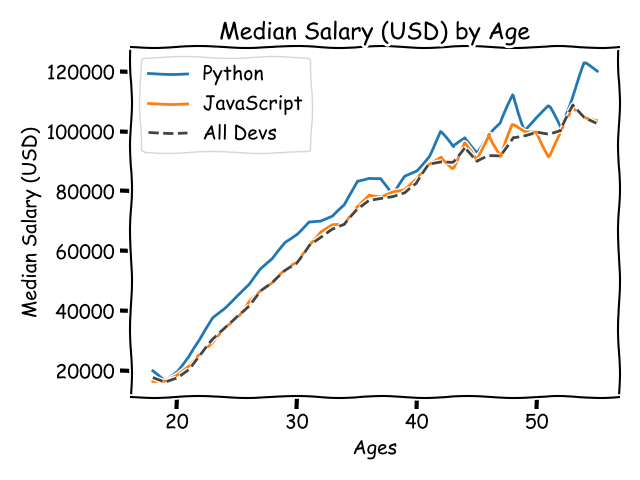

Source code (Python):
from matplotlib import pyplot as plt

plt.xkcd()

ages_x = [18, 19, 20, 21, 22, 23, 24, 25, 26, 27, 28, 29, 30, 31, 32, 33, 34, 35,
          36, 37, 38, 39, 40, 41, 42, 43, 44, 45, 46, 47, 48, 49, 50, 51, 52, 53, 54, 55]

py_dev_y = [20046, 17100, 20000, 24744, 30500, 37732, 41247, 45372, 48876, 53850, 57287, 63016, 65998, 70003, 70000, 71496, 75370, 83640, 84666,
            84392, 78254, 85000, 87038, 91991, 100000, 94796, 97962, 93302, 99240, 102736, 112285, 100771, 104708, 108423, 101407, 112542, 122870, 120000]
plt.plot(ages_x, py_dev_y, label='Python')

js_dev_y = [16446, 16791, 18942, 21780, 25704, 29000, 34372, 37810, 43515, 46823, 49293, 53437, 56373, 62375, 66674, 68745, 68746, 74583, 79000,
            78508, 79996, 80403, 83820, 88833, 91660, 87892, 96243, 90000, 99313, 91660, 102264, 100000, 100000, 91660, 99240, 108000, 105000, 104000]
plt.plot(ages_x, js_dev_y, label='JavaScript')

dev_y = [17784, 16500, 18012, 20628, 25206, 30252, 34368, 38496, 42000, 46752, 49320, 53200, 56000, 62316, 64928, 67317, 68748, 73752, 77232,
         78000, 78508, 79536, 82488, 88935, 90000, 90056, 95000, 90000, 91633, 91660, 98150, 98964, 100000, 98988, 100000, 108923, 105000, 103117]
plt.plot(ages_x, dev_y, color='#444444', linestyle='--', label='All Devs')

plt.xlabel('Ages')
plt.ylabel('Median Salary (USD)')
plt.title('Median Salary (USD) by Age')

plt.legend()

plt.tight_layout()

plt.savefig('plot.png')

plt.show()



















# import matplotlib.pyplot as plt
# from matplotlib.pyplot import style

# ETH = {'USD': 4542.37, 'EUR': 4014.21,
#        'JPY': 513582.57, 'AUD': 6388.99, 'CAD': 5803.69}
# BTC = {'USD': 56950.13, 'EUR': 50311.58,
#        'JPY': 6445627.18, 'AUD': 80068.87, 'CAD': 72800.73}

# plt.plot(["a","b","c"],[3,7,9])
# # plt.bar(ETH.keys(),ETH.values())
# plt.plot()


# print("done")


















# def graph():
#     plt.style.use('seaborn-darkgrid')
#     plt.figure(2, figsize=(10, 5))

#     # plt.subplot(1, 2, 1)
#     ax1 = plt.subplot(1,2,1)
#     plt.bar(ETH.keys(), ETH.values(), width=0.3)
#     plt.title("Ethereum")
#     # plt.subplot(1, 2, 2)
#     ax2 = plt.subplot(1,2,2)
#     plt.bar(BTC.keys(), BTC.values(), width=0.3)
#     plt.title("Bitcoin")

#     # plt.title("BTC")
#     # plt.xlabel('BTC')
#     # plt.ylabel('USD')
#     plt.plot()


# plt.style.use('seaborn-darkgrid')
# plt.figure(2, figsize=(10, 5))

# # plt.subplot(1, 2, 1)
# ax1 = plt.subplot(1, 2, 1)
# plt.bar(ETH.keys(), ETH.values(), width=0.3)
# plt.title("Ethereum")
# # plt.subplot(1, 2, 2)
# ax2 = plt.subplot(1, 2, 2)
# plt.bar(BTC.keys(), BTC.values(), width=0.3)
# plt.title("Bitcoin")
# plt.plot()
# # plt.title("BTC")
# # plt.xlabel('BTC')
# # plt.ylabel('USD')
